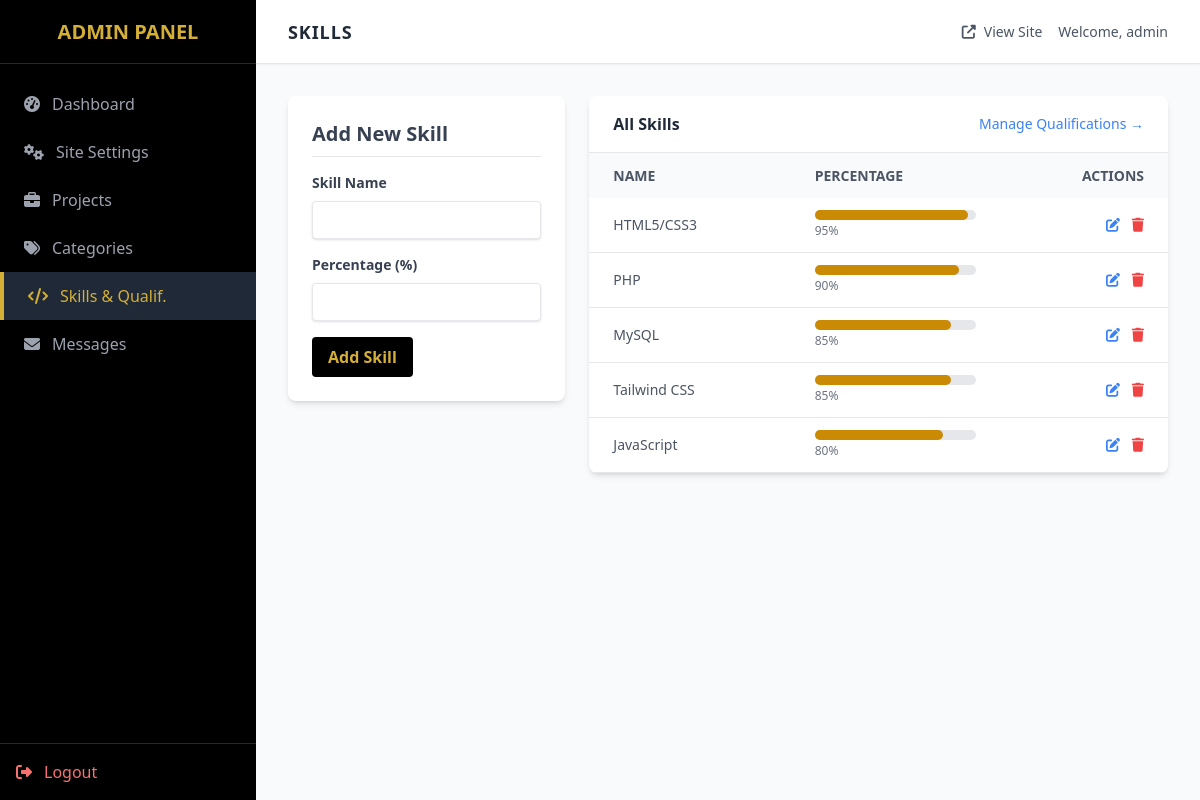
/admin/skills.php (signed in), run on the app's committed database.
### tables this page shows
CREATE TABLE `skills` (
  `id` int(11) NOT NULL AUTO_INCREMENT,
  `name` varchar(100) NOT NULL,
  `percentage` int(11) NOT NULL,
  PRIMARY KEY (`id`)
);

### admin/skills.php (the view, shortened to what this page needs)
<?php include 'includes/header.php'; ?>
<?php
$edit_mode = false;
$skill_to_edit = null;
?>
<div class="grid grid-cols-1 md:grid-cols-3 gap-6">
    <div class="md:col-span-1">
        <div class="bg-white rounded-lg shadow-md p-6">
            <h3 class="text-xl font-semibold mb-4 text-gray-700 border-b pb-2">
                <?php echo $edit_mode ? 'Edit Skill' : 'Add New Skill'; ?>
            </h3>
            <form action="actions/skill_action.php" method="POST">
                <div class="mb-4">
                    <label class="block text-gray-700 text-sm font-bold mb-2">Skill Name</label>
                    <input type="text" name="name" value="<?php echo $edit_mode ? htmlspecialchars($skill_to_edit['name']) : ''; ?>" class="shadow appearance-none border rounded w-full py-2 px-3 text-gray-700 leading-tight focus:outline-none focus:shadow-outline" required>
                </div>
                 <div class="mb-4">
                    <label class="block text-gray-700 text-sm font-bold mb-2">Percentage (%)</label>
                    <input type="number" name="percentage" min="0" max="100" value="<?php echo $edit_mode ? htmlspecialchars($skill_to_edit['percentage']) : ''; ?>" class="shadow appearance-none border rounded w-full py-2 px-3 text-gray-700 leading-tight focus:outline-none focus:shadow-outline" required>
                </div>
                <div class="flex items-center justify-between">
                    <button class="bg-black hover:bg-gray-800 text-[#D4AF37] font-bold py-2 px-4 rounded focus:outline-none focus:shadow-outline" type="submit" name="<?php echo $edit_mode ? 'update' : 'add'; ?>">
                        <?php echo $edit_mode ? 'Update Skill' : 'Add Skill'; ?>
                    </button>
                </div>
            </form>
        </div>
    </div>
    <div class="md:col-span-2">
        <div class="bg-white rounded-lg shadow-md overflow-hidden">
            <div class="px-6 py-4 border-b border-gray-200 flex justify-between items-center">
                <h3 class="font-bold text-gray-800">All Skills</h3>
                <a href="qualifications.php" class="text-sm text-blue-500 hover:underline">Manage Qualifications &rarr;</a>
            </div>
            <div class="p-0">
                <table class="w-full text-left">
                    <thead>
                        <tr class="bg-gray-50 text-gray-600 text-sm uppercase leading-normal">
                            <th class="py-3 px-6">Name</th>
                            <th class="py-3 px-6">Percentage</th>
                            <th class="py-3 px-6 text-right">Actions</th>
                        </tr>
                    </thead>
                    <tbody class="text-gray-600 text-sm font-light">
                        <?php
                        $skills = mysqli_query($conn, "SELECT * FROM skills ORDER BY percentage DESC");
                        if (mysqli_num_rows($skills) > 0) {
                            while ($row = mysqli_fetch_assoc($skills)) {
                                echo "<tr class='border-b border-gray-200 hover:bg-gray-100'>";
                                echo "<td class='py-3 px-6 font-medium'>" . htmlspecialchars($row['name']) . "</td>";
                                echo "<td class='py-3 px-6'>
                                        <div class='w-full bg-gray-200 rounded-full h-2.5 dark:bg-gray-700'>
                                            <div class='bg-yellow-600 h-2.5 rounded-full' style='width: " . $row['percentage'] . "%'></div>
                                        </div>
                                        <span class='text-xs text-gray-500 mt-1'>" . $row['percentage'] . "%</span>
                                      </td>";
                                echo "<td class='py-3 px-6 text-right'>
                                        <a href='skills.php?edit=" . $row['id'] . "' class='text-blue-500 hover:text-blue-700 mr-2'><i class='fas fa-edit'></i></a>
                                        <a href='actions/skill_action.php?delete=" . $row['id'] . "' class='text-red-500 hover:text-red-700' onclick='return confirm(\"Are you sure?\")'><i class='fas fa-trash'></i></a>
                                      </td>";
                                echo "</tr>";
                            }
                        } else {
                            echo "<tr><td colspan='3' class='py-4 px-6 text-center'>No skills found.</td></tr>";
                        }
                        ?>
                    </tbody>
                </table>
            </div>
        </div>
    </div>
</div>
<?php include 'includes/footer.php'; ?>

### data on the page
skills: name "HTML5/CSS3", percentage "95"
skills: name "PHP", percentage "90"
skills: name "MySQL", percentage "85"
skills: name "Tailwind CSS", percentage "85"
skills: name "JavaScript", percentage "80"

### other printed values
str_replace(['-', '_'], ' ', ucfirst($page)) "SKILLS"
$_SESSION['username'] "admin"
